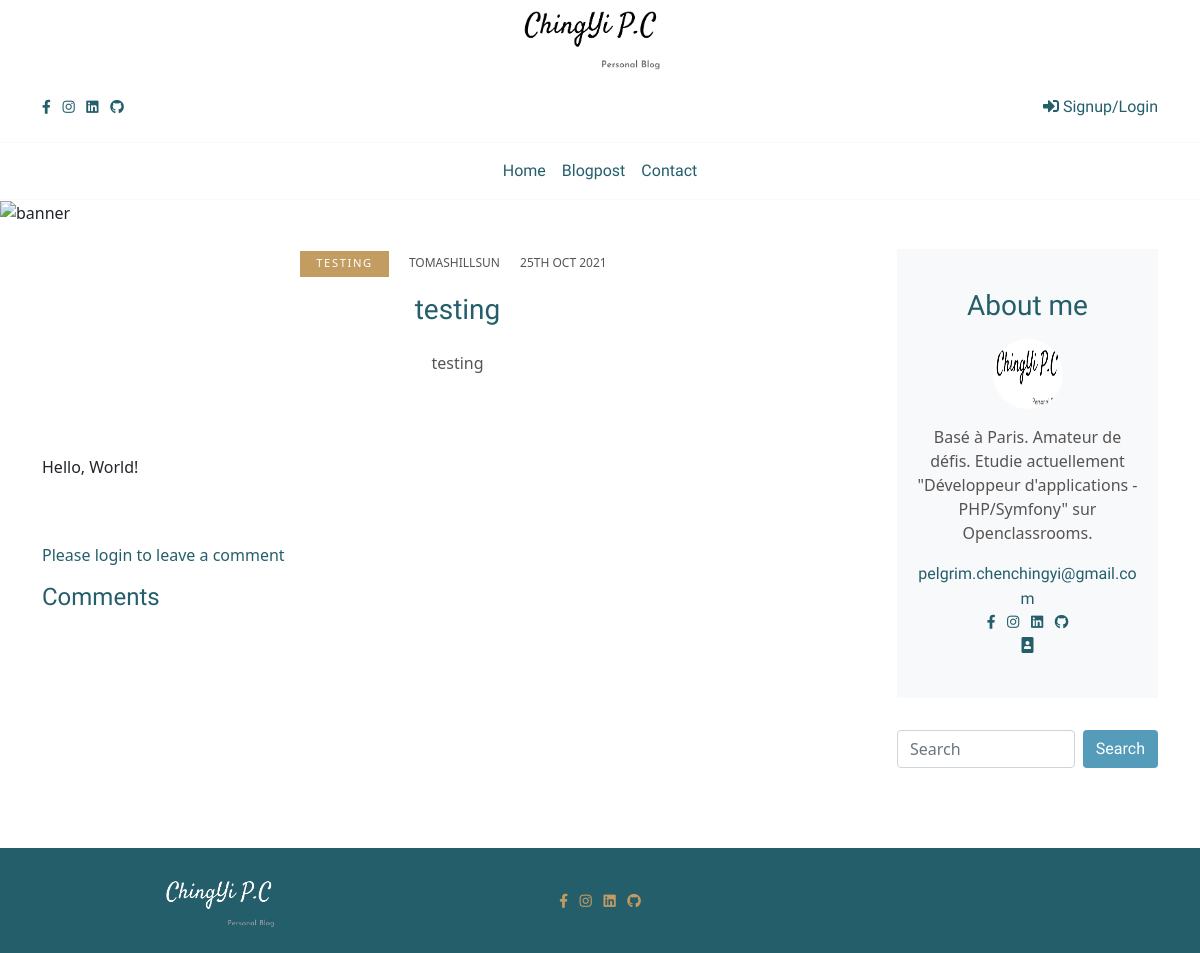
/project5PhpBlog/index.php?action=post&id=42, run on the app's committed database.
### tables this page shows
CREATE TABLE `post` (
  `id` int(11) NOT NULL,
  `title` varchar(200) NOT NULL,
  `chapo` longtext NOT NULL,
  `content` longtext NOT NULL,
  `image` varchar(255) DEFAULT NULL,
  `date_create` datetime NOT NULL,
  `date_update` datetime NOT NULL DEFAULT CURRENT_TIMESTAMP,
  `user_id` int(11) NOT NULL,
  `category` varchar(45) NOT NULL
);

CREATE TABLE `user` (
  `id` int(11) NOT NULL,
  `first_name` varchar(45) NOT NULL,
  `last_name` varchar(60) NOT NULL,
  `user_name` varchar(60) NOT NULL,
  `email` varchar(100) NOT NULL,
  `password` varchar(255) NOT NULL,
  `date_create` datetime NOT NULL,
  `user_type_id` int(11) DEFAULT '2',
  `reset_token` varchar(255) DEFAULT NULL
);

### project5PhpBlog/src/controllers/FrontendControllers.php (called while the page is built, shortened)
<?php
class FrontendControllers
{
    public function listAPost()
    {
        $postManager = new PostManager();
        $post = $postManager->getPost($_GET['id']);
        require('src/views/frontend/singlepost.php');
    }
}

### project5PhpBlog/src/models/postManager.php (called while the page is built, shortened)
<?php
class PostManager extends DatabaseManager
{
    function getPost($postId)
    {
        $db = $this->dbConnect();
        $statement = $db->prepare('SELECT post.id, image,title, category, chapo, USER.user_name, content,  DATE_FORMAT(post.date_create, "%D %b %Y") AS creation_date
    FROM `post` JOIN USER WHERE USER.id = `post`.`user_id` AND post.id=?');
        $statement->execute(array($postId));
        $values = $statement->fetch(PDO::FETCH_ASSOC);
        $post = new Posts($values);
        return $post;
    }
}

### project5PhpBlog/src/models/Posts.php (called while the page is built, shortened)
<?php
class Posts
{
    private $title;
    private $category;
    private $chapo;
    private $user_name;
    private $content;
    private $creation_date;
    public function hydrate(array $values)
    {
        foreach ($values as $key => $value) {
            $pieces = explode('_', $key);
            foreach ($pieces as $piece) {
                if (count($pieces) == 1) {
                    $method = 'set' . ucfirst($pieces[0]);
                }
                if (count($pieces) == 2) {
                    $method = 'set' . ucfirst($pieces[0]) . ucfirst($pieces[1]);
                }
            }
        }
    }
    public function setId($id)
    {
        $id = (int) $id;
    }
    public function setTitle($title)
    {
        if (is_string($title)) {
            $this->title = $title;
        }
    }
    public function getTitle()
    {
        return $this->title;
    }
    public function setCategory($category)
    {
        if (is_string($category)) {
            $this->category = $category;
        }
    }
    public function getCategory()
    {
        return $this->category;
    }
    public function setChapo($chapo)
    {
        if (is_string($chapo)) {
            $this->chapo = $chapo;
        }
    }
    public function getChapo()
    {
        return $this->chapo;
    }
    public function setUserName($user_name)
    {
        if (is_string($user_name)) {
            $this->user_name = $user_name;
        }
    }
    public function getUserName()
    {
        return $this->user_name;
    }
    public function setContent($content)
    {
        if (is_string($content)) {
            $this->content = $content;
        }
    }
    public function getContent()
    {
        return $this->content;
    }
    public function setCreationDate($creation_date)
    {
        $this->creation_date = $creation_date;
    }
    public function getCreationDate()
    {
        return $this->creation_date;
    }
}

### project5PhpBlog/src/views/frontend/singlepost.php (the view, shortened to what this page needs)
<div class="pb-4 "><img class="img-fluid" src="public/img/sea.png" alt="banner" /></div>
<section class="pb-5">
    <div class="container pb-4">
        <div class="row">
            <div class="col-lg-9 mb-5 mb-lg-0 mx-auto">
                <div class="row mb-5">
                    <div class="col-lg-12 text-center">
                        <ul class="list-inline">
                            <li class="list-inline-item mr-2 category font-weight-normal"> <?php echo $post->getCategory();?> </li>
                            <li class="list-inline-item mx-2 text-uppercase meta font-weight-normal"><?php echo $post->getUserName(); ?></li>
                            <li class="list-inline-item mx-2 text-uppercase meta font-weight-normal"><?php echo $post->getCreationDate(); ?></li>
                        </ul>
                    </div>
                    <div class="col-lg-12 text-center">
                        <h2 class="h3 mb-4"> <a class="d-block blogtitle" href=""><?php echo $post->getTitle(); ?></a></h2>
                        <p class="blogtext"><?php echo $post->getChapo();?></p>
                    </div>
                    <div class="col-lg-12 text-center"><a class="d-block post-trending mb-4" href=""><img class="img-fluid w-100" src="<?php echo $post->getImage(); ?>" alt="" /></a>
                    </div>
                    <div class="col-lg-12">
                        <p class="blogtext"><?php echo $post->getContent();?></p>
                    </div>
                </div>
                <?php if (!empty($_SESSION['username'])) : ?>
                    <?php if (isset($_SESSION['success_message']) && !empty($_SESSION['success_message'])) { ?>
                        <div class="success-message" style="margin-bottom: 15px;font-size: 20px;color: green;"><?php echo $_SESSION['success_message']; ?></div>
                    <?php
                        unset($_SESSION['success_message']);
                    }
                    ?>
                    <form method="post" action="index.php?action=leavecomment&amp;id=<?= $post->getId(); ?>">
                        <h3 class="cardtitle">Leave a comment</h3>
                        <div class="row mb-3">
                            <div class="col-lg-12 mb-3">
                                <input class="form-control" type="text" name="author" placeholder="Full Name e.g. Jason Doe" value="<?= $_SESSION['username'] ?>" required>
                            </div>
                            <div class="col-lg-12 mb-3">
                                <textarea class="form-control" name="comment" rows="5" placeholder="Leave your comment" value="<?= $comment ?>" required></textarea>
                            </div>
                            <div class="col-lg-12 mb-3">
                                <button class="btn button" type="submit">Submit your comment</button>
                            </div>
                        </div>
                    </form>
                <?php else : ?>
                    <p class="admin-title">Please login to leave a comment</p>
                <?php endif; ?>
                <h3 class="h4 mb-4 cardtitle">Comments</h3>
            </div>
            <?php include_once 'src/views/frontend/_about.php'; ?>
        </div>
</section>
<?php require('src/views/frontend/_frontendLayout.php'); ?>

### project5PhpBlog/public/css/style.css (style rules this page uses)
section { overflow: hidden; position: relative; }
.cardtitle { font-family: "Satisfy", sans-serif; color: #255e6b; }
.category { padding: 0.3rem 1rem; text-decoration: none; color: #fff; background: #c39c62; text-transform: uppercase; letter-spacing: 0.1rem; font-size: 0.7rem; }
.meta { text-transform: uppercase; text-decoration: none; color: #575353; font-size: 0.75rem; }
.blogtitle { font-family: "Satisfy", sans-serif; text-decoration: none; color: #255e6b; }
.blogtext { color: #575353; }
.admin-title { color: #255e6b; }

### data on the page
post: category "TESTING", user.user_name "TOMASHILLSUN", title "testing", chapo "testing", content "Hello, World!"

### other printed values
$post->getCreationDate() "25TH OCT 2021"
